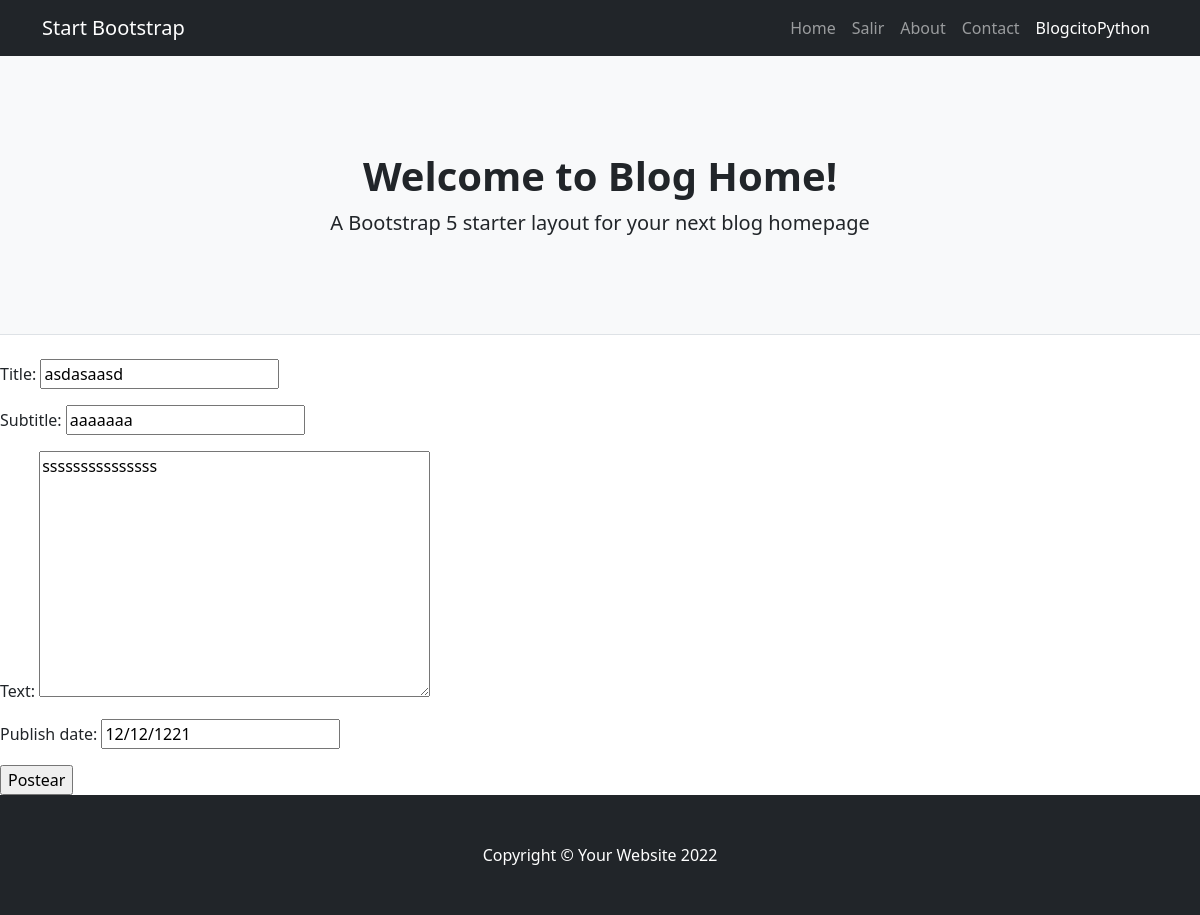
The app's page /blogcitopython/4/actualizar/ (signed in) with its own data.
### BlogcitoPython/models.py (models this page shows)
class Post(models.Model):
    title = models.CharField(max_length=100)
    subtitle = models.CharField(max_length=100)
    text = models.TextField(max_length=3000)
    publish_date = models.DateField()

### BlogcitoPython/views.py (the view)
# urls.py: path('blogcitopython/<int:pk>/actualizar/', UpdatePost.as_view(), name='blogcitopython_actualizar'),
class UpdatePost(LoginRequiredMixin, UpdateView):
    model = Post
    success_url = reverse_lazy('blogcitopython_listar')
    fields = '__all__'

### BlogcitoPython/templates/BlogcitoPython/post_form.html (shortened to what this page needs)
{% extends 'BlogcitoPython/base.html' %}
{% block contenido %}
<form method="POST">
    {{form.as_p}}
    <input type="submit" value="Postear">
</form>
{% endblock %}

### records on screen
Post: title "asdasaasd", subtitle "aaaaaaa", text "sssssssssssssss", publish_date "12/12/1221"
